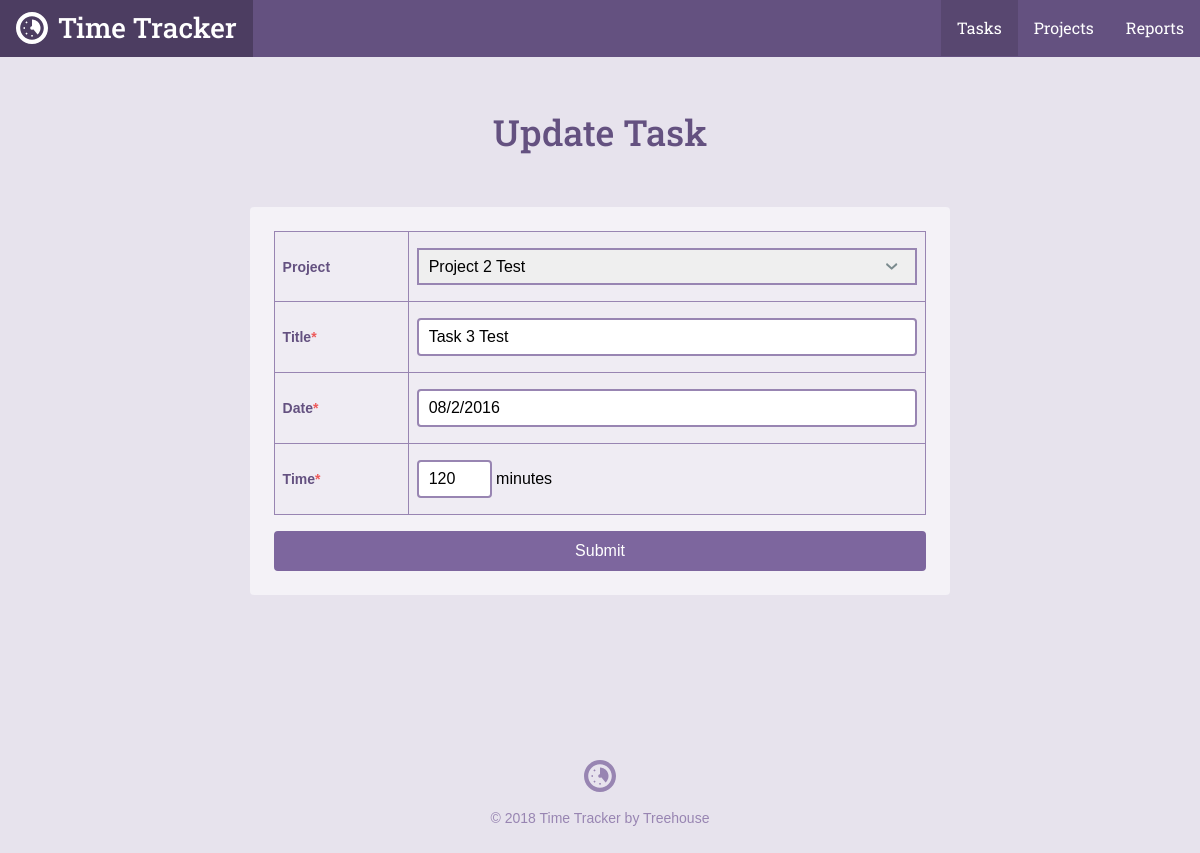
/task.php?id=3, run on an earlier commit of the app's database.
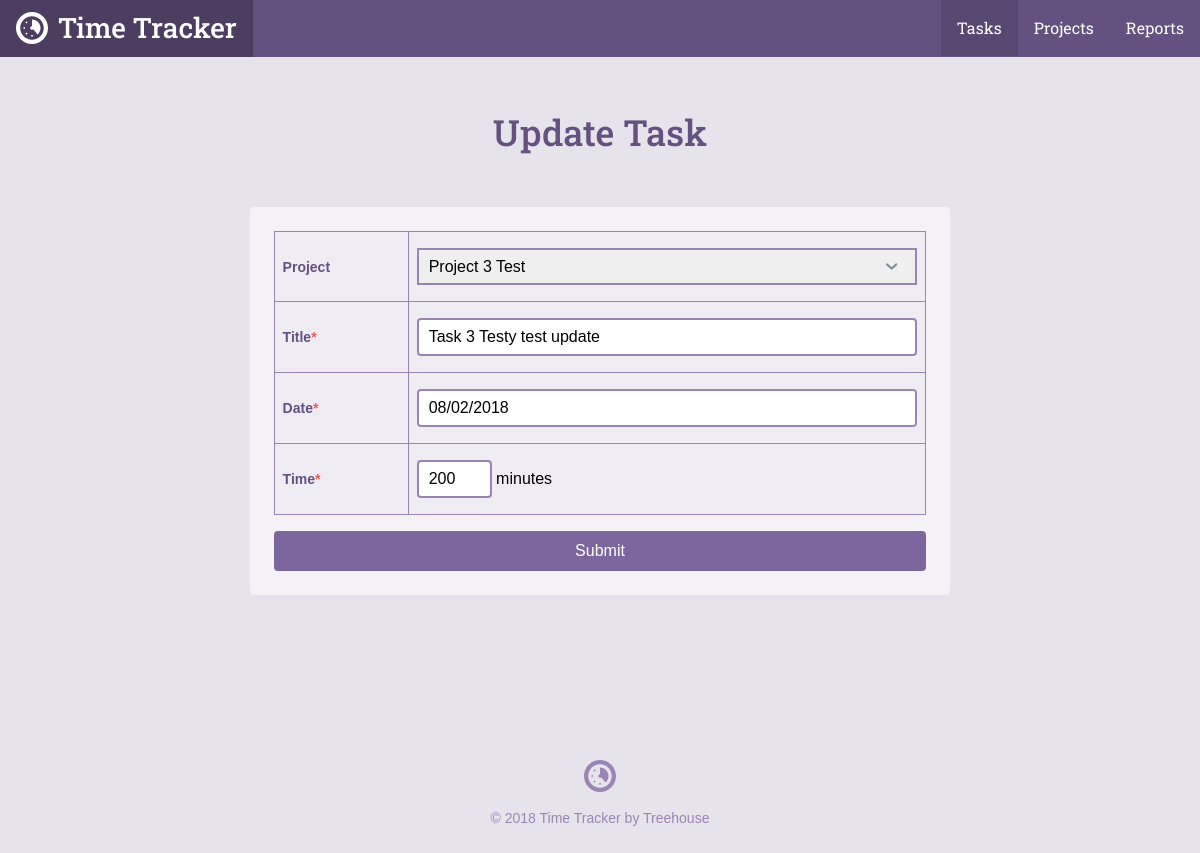
And on a later commit of the database.
### tables this page shows
CREATE TABLE `tasks` (
	`task_id`	INTEGER PRIMARY KEY AUTOINCREMENT,
	`project_id`	INTEGER,
	`title`	TEXT,
	`date`	INTEGER NOT NULL,
	`time`	TEXT NOT NULL
);

CREATE TABLE `projects` (
	`project_id`	INTEGER PRIMARY KEY AUTOINCREMENT,
	`title`	TEXT NOT NULL,
	`category`	TEXT NOT NULL
);

### inc/functions.php (called while the page is built, shortened)
<?php
function get_project_list() {
  include 'connection.php';
  try {
    return $db -> query('SELECT project_id, title, category FROM projects');
  } catch (Exception $e) {
    echo 'Error: ' . $e -> getMessage() . '<br />';
    return array();
  }
}
function get_task($task_id){
    include 'connection.php';
    $sql = 'SELECT task_id, title, date, time, project_id FROM tasks WHERE task_id = ?';
    try {
        $results = $db->prepare($sql);
        $results->bindValue(1, $task_id, PDO::PARAM_INT);
        $results->execute();
    } catch (Exception $e) {
        echo "Error!: " . $e->getMessage() . "<br />";
        return false;
    }
    return $results->fetch();
}

### task.php (the view, shortened to what this page needs)
    <?php
require 'inc/functions.php';
$page = "tasks";
$project_id = $title = $date = $time = '';
if(isset($_GET['id'])) {
    list($task_id, $title, $date, $time, $project_id) = get_task(filter_input(INPUT_GET, 'id', FILTER_SANITIZE_NUMBER_INT));
}
include 'inc/header.php';
?>
<div class="section page">
    <div class="col-container page-container">
        <div class="col col-70-md col-60-lg col-center">
            <h1 class="actions-header"><?php
            if(!empty($task_id)) {
                echo 'Update';
            } else {
                echo 'Add';
            }
            ?> Task</h1>
            <form class="form-container form-add" method="post" action="task.php">
                <table>
                    <tr>
                        <th>
                            <label for="project_id">Project</label>
                        </th>
                        <td>
                            <select name="project_id" id="project_id">
                             <?php
                                foreach (get_project_list() as $item) {
                                    echo "<option value='" . $item['project_id'] . "'";
                                    if ($project_id == $item['project_id']) {
                                        echo ' selected';
                                    }
                                    echo ">" . $item['title'] . "</option>";
                                }
                                ?>
                            </select>
                        </td>
                    </tr>
                    <tr>
                        <th><label for="title">Title<span class="required">*</span></label></th>
                        <td><input type="text" id="title" name="title" value="<?php echo htmlspecialchars($title); ?>" /></td>
                    </tr>
                    <tr>
                        <th><label for="date">Date<span class="required">*</span></label></th>
                        <td><input type="text" id="date" name="date" value="<?php echo htmlspecialchars($date); ?>" placeholder="mm/dd/yyyy" /></td>
                    </tr>
                    <tr>
                        <th><label for="time">Time<span class="required">*</span></label></th>
                        <td><input type="text" id="time" name="time" value="<?php echo htmlspecialchars($time); ?>" /> minutes</td>
                    </tr>
                </table>
                <input class="button button--primary button--topic-php" type="submit" value="Submit" />
            </form>
        </div>
    </div>
</div>
<?php include "inc/footer.php"; ?>

### inc/header.php (shortened to what this page needs)
<html>
<head>
	<link rel="stylesheet" href="css/style.css" type="text/css">
</head>
<body>
	<header class="header">
    <div class="col-container">
  		<h1>
        <a class="logo" href="./">
          <svg viewbox="0 0 64 64" class="logo-icon"><use xlink:href="#logo_icon"></use></svg>
          <span class="logo-name">Time Tracker</span>
        </a>
      </h1>
  		<ul class="nav">
        <li class="nav-item tasks<?php if ($page == "tasks") { echo " on"; } ?>"><a class="nav-link" href="task_list.php">Tasks</a></li>
        <li class="nav-item projects<?php if ($page == "projects") { echo " on"; } ?>"><a class="nav-link" href="project_list.php">Projects</a></li>
        <li class="nav-item reports<?php if ($page == "reports") { echo " on"; } ?>"><a class="nav-link" href="reports.php">Reports</a></li>
      </ul>
    </div>
  </header>
	<div id="content">

### inc/footer.php
</div>
	<footer class="footer">
    <div class="col-container">
      <svg viewbox="0 0 64 64" class="logo-icon"><use xlink:href="#logo_icon"></use></svg>
  		<p class="footer-copy">&copy; <?php echo date("Y"); ?> Time Tracker by Treehouse</p>
    </div>
	</footer>
</body>
</html>

What changed in the data, as far as the page shows it:
changed tasks: project_id "Project 2 Test" → "Project 3 Test"; title "Task 3 Test" → "Task 3 Testy test update"; date "08/2/2016" → "08/02/2018"; time "120" → "200"
